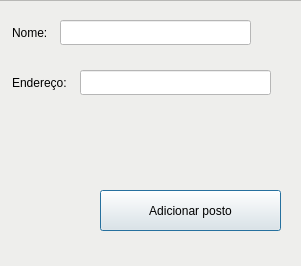
<?xml version="1.0" encoding="UTF-8"?>
<ui version="4.0">
 <class>MainWindow</class>
 <widget class="QMainWindow" name="MainWindow">
  <property name="geometry">
   <rect>
    <x>0</x>
    <y>0</y>
    <width>301</width>
    <height>266</height>
   </rect>
  </property>
  <property name="windowTitle">
   <string>Adicionar posto</string>
  </property>
  <widget class="QWidget" name="centralwidget">
   <widget class="QFrame" name="frame">
    <property name="geometry">
     <rect>
      <x>-20</x>
      <y>0</y>
      <width>601</width>
      <height>601</height>
     </rect>
    </property>
    <property name="styleSheet">
     <string notr="true">background-color: rgb(238, 238, 236);</string>
    </property>
    <property name="frameShape">
     <enum>QFrame::StyledPanel</enum>
    </property>
    <property name="frameShadow">
     <enum>QFrame::Raised</enum>
    </property>
    <widget class="QLineEdit" name="adressTag">
     <property name="geometry">
      <rect>
       <x>30</x>
       <y>70</y>
       <width>71</width>
       <height>25</height>
      </rect>
     </property>
     <property name="text">
      <string>Endereço:</string>
     </property>
     <property name="frame">
      <bool>false</bool>
     </property>
     <property name="readOnly">
      <bool>true</bool>
     </property>
    </widget>
    <widget class="QLineEdit" name="nameTag">
     <property name="geometry">
      <rect>
       <x>30</x>
       <y>20</y>
       <width>51</width>
       <height>25</height>
      </rect>
     </property>
     <property name="text">
      <string>Nome:</string>
     </property>
     <property name="frame">
      <bool>false</bool>
     </property>
     <property name="readOnly">
      <bool>true</bool>
     </property>
    </widget>
    <widget class="QLineEdit" name="adressLineEdit">
     <property name="geometry">
      <rect>
       <x>100</x>
       <y>70</y>
       <width>191</width>
       <height>25</height>
      </rect>
     </property>
     <property name="styleSheet">
      <string notr="true">background-color: rgb(255, 255, 255);</string>
     </property>
    </widget>
    <widget class="QLineEdit" name="nameLineEdit">
     <property name="geometry">
      <rect>
       <x>80</x>
       <y>20</y>
       <width>191</width>
       <height>25</height>
      </rect>
     </property>
     <property name="styleSheet">
      <string notr="true">background-color: rgb(255, 255, 255);</string>
     </property>
    </widget>
    <widget class="QPushButton" name="addPatientButton">
     <property name="geometry">
      <rect>
       <x>120</x>
       <y>190</y>
       <width>181</width>
       <height>41</height>
      </rect>
     </property>
     <property name="text">
      <string>Adicionar posto</string>
     </property>
     <property name="default">
      <bool>true</bool>
     </property>
    </widget>
   </widget>
  </widget>
 </widget>
 <resources/>
 <connections/>
</ui>
